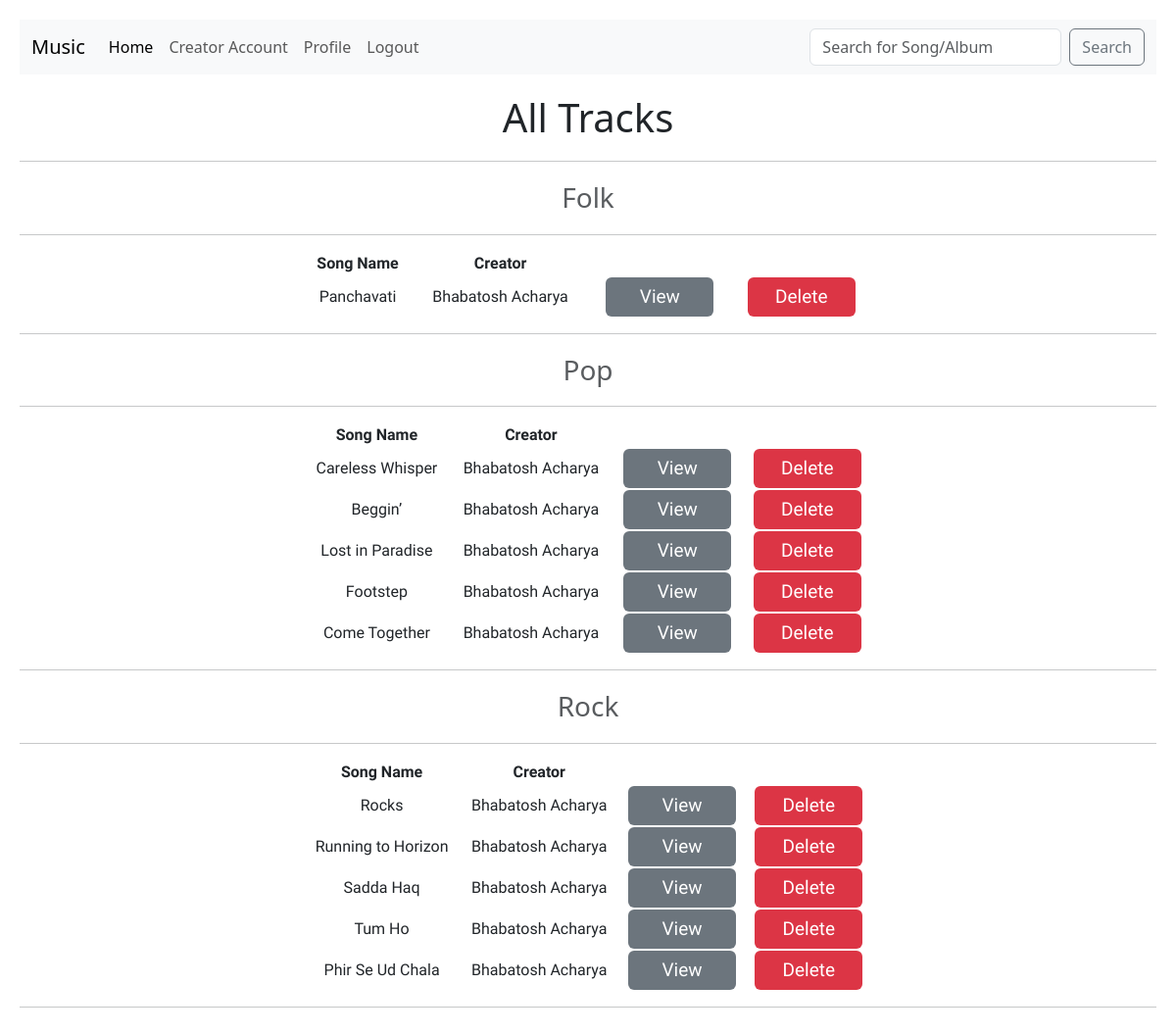
The page /admin_dashboard/tracks (signed in) on the database its author committed.
### models.py (models this page shows)
class Songs(db.Model):
    __tablename__ = 'songs'
    song_id = db.Column(db.Integer, primary_key=True, nullable=False)
    creator_id = db.Column(db.Integer, db.ForeignKey('creators.creator_id'), nullable=False)
    name = db.Column(db.String(50), nullable=False)
    singer = db.Column(db.String(50), nullable=False)
    song_path = db.Column(db.String(100), nullable=False)
    lyrics_path = db.Column(db.String(100), nullable=False)
    thumbnail_path = db.Column(db.String(100), nullable=False)
    duration = db.Column(db.Integer, nullable=False)
    release_date = db.Column(db.DateTime, nullable=False)
    genre = db.Column(db.String(10), nullable=False)
    creator = db.relationship('Creators', back_populates='song')
    albums = db.relationship('Albums', secondary=album_song_association, back_populates='songs')
    playlists = db.relationship('Playlists', secondary=playlist_song_association, back_populates='songs')
    ratings = db.relationship('Ratings', back_populates='song')

class Creators(db.Model):
    __tablename__ = 'creators'
    creator_id = db.Column(db.Integer, primary_key=True, nullable=False)
    user_id = db.Column(db.Integer, db.ForeignKey('users.user_id'), nullable=False)
    artist_name = db.Column(db.String(50), nullable=False)
    contact_info = db.Column(db.String(50), nullable=False)
    Flag = db.Column(db.Boolean, default=False, nullable=False)
    user = db.relationship('Users', back_populates='creator')
    song = db.relationship('Songs', back_populates='creator')
    albums = db.relationship('Albums', back_populates='creator')

### routes.py (the view)
@app.route('/admin_dashboard/tracks', methods=['GET', 'POST'])
@auth_required
def tracks():
    user = Users.query.get(session['user_id'])
    songs = Songs.query.all()
    return render_template('tracks.html', user = user, songs = songs)

### routes.py (called while the page is built)
def auth_required(function):
    @wraps(function)
    def inn(*args, **kwargs):
        if 'user_id' not in session:
            flash('Please login to continue.')
            return redirect(url_for('login'))
        return function(*args, **kwargs)
    return inn

### templates/tracks.html (shortened to what this page needs)
{% extends 'base_layout.html'%}
{% block content %}
<h1>All Tracks</h1>
<hr>
{% for genre, genre_songs in songs|groupby('genre') %}
<h3 class="text-muted">{{ genre }}</h3>
<hr>
<div class="box">
    <table class='inside'>
        <thead>
            <tr>
                <th>Song Name</th>
                <th>Creator</th>
            </tr>
        </thead>
        <tbody>
            {% for song in genre_songs %}
            <tr>
                <td class="song-name">{{ song.name }}</td>
                <td>{{ song.creator.artist_name }}</td>
                <td>
                    <a href="{{ url_for('view_lyrics', song_id=song.song_id) }}">
                        <button type="submit" class='btn btn-secondary'
                            style="width: 110px;height: 40px;font-size: 19px; border: none">View </button>
                    </a>
                </td>
                <td>
                    <a href="{{ url_for('delete_song_admin', song_id = song.song_id) }}">
                        <button type="submit" class='btn btn-danger'
                            style="width: 110px;height: 40px;font-size: 19px; border: none">Delete</button>
                    </a>
                </td>
            </tr>
            {% endfor %}
        </tbody>
    </table>
    <hr>
</div>
{% endfor %}
{% endblock %}

### static/style.css (style rules this page uses)
body { background-color: #ffffff; color: black; text-align: center; padding: 20px; margin: auto; }

### templates/tracks.html (style rules this page uses)
h1, h3 { text-align: center; margin-top: 20px; margin-bottom: 20px; }
.inside { margin: auto; width: 50%; text-align: center; font-family: 'Akaya Kanadaka', sans-serif; }

### rows shown on the page
Songs: genre "Folk", name "Panchavati", creator.artist_name "Bhabatosh Acharya"
Songs: genre "Pop", name "Careless Whisper", creator.artist_name "Bhabatosh Acharya"
Songs: name "Beggin’", creator.artist_name "Bhabatosh Acharya"
Songs: name "Lost in Paradise", creator.artist_name "Bhabatosh Acharya"
Songs: name "Footstep", creator.artist_name "Bhabatosh Acharya"
Songs: name "Come Together", creator.artist_name "Bhabatosh Acharya"
Songs: genre "Rock", name "Rocks", creator.artist_name "Bhabatosh Acharya"
Songs: name "Running to Horizon", creator.artist_name "Bhabatosh Acharya"
Songs: name "Sadda Haq", creator.artist_name "Bhabatosh Acharya"
Songs: name "Tum Ho", creator.artist_name "Bhabatosh Acharya"
Songs: name "Phir Se Ud Chala", creator.artist_name "Bhabatosh Acharya"
